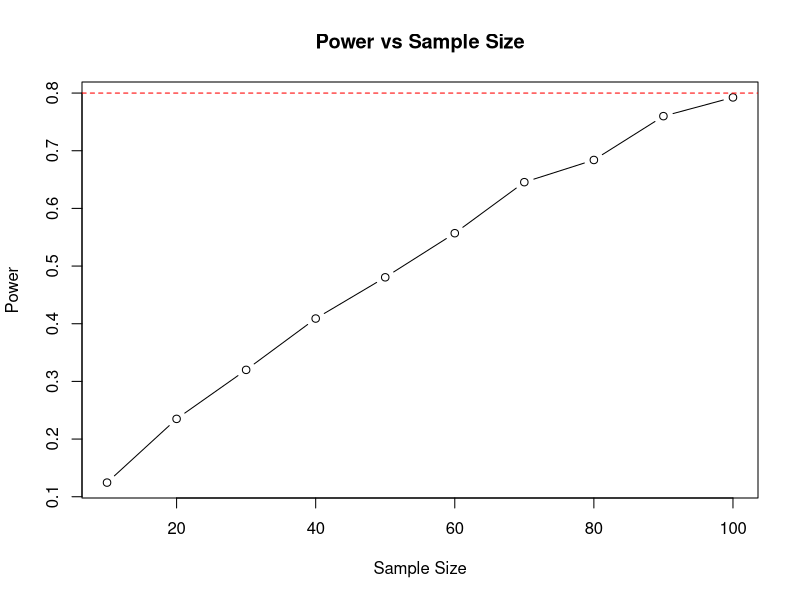

Generate this figure with R:
# 1
N <- 100000

x_values <- runif(N, 0, pi/3)
sin_values <- sin(x_values)
average_sin <- mean(sin_values)

estimate <- (pi/3) * average_sin
cat("Monte Carlo estimate:", estimate, "\n")

exact_value <- 1 - cos(pi/3)
cat("Exact value of the integral:", exact_value, "\n")

error <- abs(estimate - exact_value)
cat("Error:", error, "\n")

#2

# a 
N <- 100000

x_uniform <- runif(N, 0, 0.5)
e_minus_x_uniform <- exp(-x_uniform)
average_e_minus_x_uniform <- mean(e_minus_x_uniform)
estimate_uniform <- 0.5 * average_e_minus_x_uniform
variance_uniform <- var(e_minus_x_uniform)

cat("Monte Carlo estimate Uniform distribution:", estimate_uniform, "\n")
cat("Variance of the estimate Uniform distribution:", variance_uniform, "\n\n")

# b

x_exponential <- rexp(N, rate = 1)
e_minus_x_exponential <- exp(-x_exponential)
average_e_minus_x_exponential <- mean(e_minus_x_exponential)
estimate_exponential <- average_e_minus_x_exponential
variance_exponential <- var(e_minus_x_exponential)

cat("Monte Carlo estimate with Exponential distribution:", estimate_exponential, "\n")
cat("Variance of the estimate with Exponential distribution:", variance_exponential, "\n\n")

cat("Comparison of variances:\n")
if (variance_uniform < variance_exponential) {
    cat("Variance from Uniform distribution is smaller.\n")
} else {
    cat("Variance Exponential distribution is smaller.\n")
}

# 3

# a
my.pbeta1 <- function(x, a, b, n=10000) {
    u <- runif(n, 0, x)
    Y <- qbeta(u, a, b)
    F_x <- mean(Y)
    return(F_x)
}

# b
my.pbeta2 <- function(x, a, b, n=10000) {
    u <- rgamma(n, a, 1)
    v <- rgamma(n, b, 1)
    y <- u / (u + v)
    return(mean(y <= x))
}

# c
x_values <- seq(0.1, 0.9, by=0.1)

for (x in x_values) {
    estimate1 <- my.pbeta1(x, 3, 3)
    estimate2 <- my.pbeta2(x, 3, 3)
    true_val <- pbeta(x, 3, 3)

    cat("x =", x, "\n")
    cat("Estimateof pbeta1:", estimate1, "\n")
    cat("Estimate of pbeta2:", estimate2, "\n")
    cat("True value:", true_val, "\n\n")
}

#4

# a

set.seed(123)
n_sim <- 1000
n <- 20
alpha <- 0.05

compute_t_test_pvalue <- function(x) {
    t <- (mean(x) - 0) / (sd(x) / sqrt(n))
    p_value <- 2 * pt(-abs(t), df = n - 1)
    return(p_value)
}

compute_wilcoxon_pvalue <- function(x) {
    p_value <- wilcox.test(x, mu = 0, alternative = "two.sided", exact = TRUE)$p.value
    return(p_value)
}

t_test_p_values <- numeric(n_sim)
wilcoxon_p_values <- numeric(n_sim)

for (i in 1:n_sim) {

    data <- rnorm(n, 0, 1)
    t_test_p_values[i] <- compute_t_test_pvalue(data)
    wilcoxon_p_values[i] <- compute_wilcoxon_pvalue(data)
}

type_I_error_t_test <- mean(t_test_p_values < alpha)
type_I_error_wilcoxon <- mean(wilcoxon_p_values < alpha)

cat("Empirical Type I error for one-sample t-test:", type_I_error_t_test, "\n")
cat("Empirical Type I error for Wilcoxon signed-rank test:", type_I_error_wilcoxon, "\n")

# b

t_test_p_values <- numeric(n_sim)
wilcoxon_p_values <- numeric(n_sim)

for (i in 1:n_sim) {

    data <- rnorm(n, 0.5, 1)

    t_test_p_values[i] <- compute_t_test_pvalue(data)
    wilcoxon_p_values[i] <- compute_wilcoxon_pvalue(data)
}

power_t_test <- mean(t_test_p_values < alpha)
power_wilcoxon <- mean(wilcoxon_p_values < alpha)

cat("Empirical power for one-sample t-test:", power_t_test, "\n")
cat("Empirical power for Wilcoxon signed-rank test:", power_wilcoxon, "\n")

#5

# a

set.seed(666)
n_sim <- 2000
alpha <- 0.05

two_sample_t_test_pvalue <- function(x, y) {
    t_test <- t.test(x, y, alternative = "two.sided")$p.value
    return(t_test)
}

power <- numeric()
n_values <- seq(10, 100, by = 10)

for (n in n_values) {
    p_values <- numeric(n_sim)

    for (i in 1:n_sim) {
        x <- rnorm(n, 0, 1)
        y <- rnorm(n, 0.5, 1.5)

        p_values[i] <- two_sample_t_test_pvalue(x, y)
    }

    power[n/10] <- mean(p_values < alpha)

    cat("Sample size:", n, ", Power:", power[n/10], "\n")
}

if (any(power >= 0.8)) {
    min_sample_size <- n_values[which.max(power >= 0.8)]
    cat("Minimum sample size to achieve power > 80%:", min_sample_size, "\n")
} else {
    cat("No sample size achieves power > 80% with the current settings.\n")
}

plot(n_values, power, type = "b", xlab = "Sample Size", ylab = "Power", main = "Power vs Sample Size")
abline(h = 0.8, col = "red", lty = 2)

# b

alpha <- 0.05
beta <- 0.2
sigma_X2 <- 1
sigma_Y2 <- 1.5
mu_diff <- 0.5


z_alpha <- qnorm(1 - alpha/2)
z_beta <- qnorm(1 - beta)
n_formula <- (z_alpha + z_beta)^2 * (sigma_X2^2 + sigma_Y2 ^ 2)/mu_diff^2
min_sample_size = round(n_formula)

cat("Minimum sample size from simulations:", min_sample_size, "\n")

